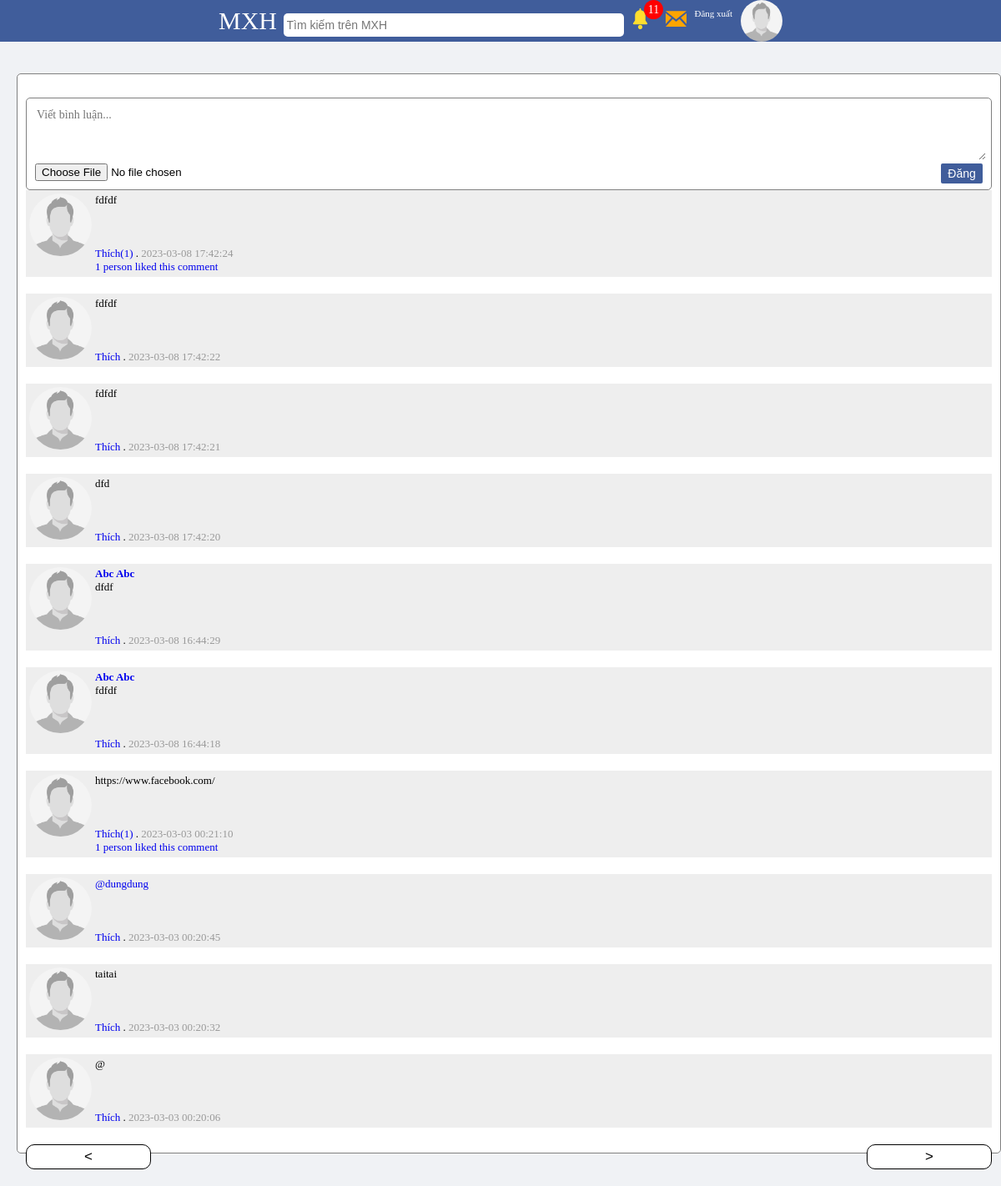
Page /single_post.php (signed in) on the committed database.
### tables this page shows
CREATE TABLE `posts` (
  `id` bigint(20) NOT NULL,
  `postid` bigint(20) NOT NULL,
  `post` text NOT NULL,
  `image` varchar(500) NOT NULL,
  `has_image` tinyint(1) NOT NULL,
  `is_profile_image` tinyint(1) NOT NULL,
  `is_cover_image` tinyint(1) NOT NULL,
  `parent` bigint(20) NOT NULL,
  `date` datetime NOT NULL DEFAULT current_timestamp(),
  `userid` bigint(20) NOT NULL,
  `owner` bigint(20) NOT NULL,
  `likes` int(11) NOT NULL,
  `comments` int(11) NOT NULL,
  `tags` varchar(2048) NOT NULL
);

CREATE TABLE `users` (
  `id` bigint(20) NOT NULL,
  `userid` bigint(20) NOT NULL,
  `owner` bigint(20) NOT NULL,
  `first_name` varchar(20) NOT NULL,
  `last_name` varchar(20) NOT NULL,
  `gender` varchar(6) NOT NULL,
  `type` varchar(10) NOT NULL,
  `profile_image` varchar(500) NOT NULL,
  `cover_image` varchar(500) NOT NULL,
  `date` datetime NOT NULL,
  `online` int(11) NOT NULL,
  `email` varchar(100) NOT NULL,
  `password` varchar(64) NOT NULL,
  `url_address` varchar(100) NOT NULL,
  `likes` int(11) NOT NULL,
  `about` text NOT NULL,
  `tag_name` varchar(20) NOT NULL,
  `group_type` varchar(8) NOT NULL
);

### classes/connect.php (called while the page is built, shortened)
<?php
class Database
{
	private $host = "localhost";
	private $username = "root";
	private $password = "";
	private $db = "mybook_db";
	function connect()
	{
		$connection = mysqli_connect($this->host,$this->username,$this->password,$this->db);
		return $connection;
	}
	function read($query)
	{
		$conn = $this->connect();
		$result = mysqli_query($conn,$query);
		if(!$result)
		{
			return false;
		}
		else
		{
			$data = false;
			while($row = mysqli_fetch_assoc($result))
			{
				$data[] = $row;
			}
			return $data;
		}
	}
}

### classes/post.php (called while the page is built, shortened)
<?php
class Post
{
	public function get_comments($id)
	{
		$page_number = isset($_GET['page']) ? (int)$_GET['page'] : 1;
  		$page_number = ($page_number < 1) ? 1 : $page_number;
		$limit = 10;
 		$offset = ($page_number - 1) * $limit;
		$query = "select * from posts where parent = '$id' order by id desc limit $limit offset $offset";
		$DB = new Database();
		$result = $DB->read($query);
		if($result)
		{
			return $result;
		}else
		{
			return false;
		}
	}
	public function i_own_post($postid,$mybook_userid)
	{
		$query = "select * from posts where postid = '$postid' limit 1";
		$DB = new Database();
		$result = $DB->read($query);
  		return false;
	}
}

### classes/user.php (called while the page is built, shortened)
<?php
class User
{
	public function get_user($id)
	{
		$query = "select * from users where userid = '$id' limit 1";
		$DB = new Database();
		$result = $DB->read($query);
		if($result)
		{
			return $result[0];
		}else
		{
			return false;
		}
	}
}

### comment.php (the view, shortened to what this page needs)
<div id="post" style="background-color: #eee;">
	<div>
		<?php
			$image = "images/user_male.jpg";
		?>
		<img src="<?php echo ROOT . $image ?>" style="width: 75px;margin-right: 4px;border-radius: 50%;">
	</div>
	<div style="width: 100%;">
		<div style="font-weight: bold;color: #405d9b;width: 100%;">
			<?php
				echo "<a href='".ROOT."profile/$COMMENT[userid]'>";
				echo htmlspecialchars($ROW_USER['first_name']) . " " . htmlspecialchars($ROW_USER['last_name']);
				echo "</a>";
			?>
		</div>
		<?php echo check_tags($COMMENT['post']) ?>
		<br><br>
	<br/><br/>
	<?php
		$likes = ($COMMENT['likes'] > 0) ? "(" .$COMMENT['likes']. ")" : "" ;
	?>
	<a href="<?=ROOT?>like/post/<?php echo $COMMENT['postid'] ?>">Thích<?php echo $likes ?></a> .
	<span style="color: #999;">
		<?php echo $COMMENT['date'] ?>
	</span>
		<?php
			$post = new Post();
			if($post->i_own_post($COMMENT['postid'],$_SESSION['mybook_userid'])){
				echo "
				<a href='".ROOT."edit.php?id=$COMMENT[postid]'>
	 				Sửa
				</a> ";
				echo "<a href='".ROOT."delete.php?id=$COMMENT[postid]' >
	 				Xóa
				</a>";
			}
		 ?>
		<?php
			$i_liked = false;
		 	if($COMMENT['likes'] > 0){
		 		echo "<br/>";
		 		echo "<a href='".ROOT."likes/post/$COMMENT[postid]'>";
		 		if($COMMENT['likes'] == 1){
		 			if($i_liked){
		 				echo "<div style='text-align:left;'>You liked this comment </div>";
		 			}else{
		 				echo "<div style='text-align:left;'> 1 person liked this comment </div>";
		 			}
		 		}
		 		echo "</a>";
		 	}
		?>
	</div>
</div>

### single_post.php (shortened to what this page needs)
<?php
	include("classes/autoload.php");
	$login = new Login();
	$user_data = $login->check_login($_SESSION['mybook_userid']);
 	$USER = $user_data;
	$Post = new Post();
	$ROW = false;
	$is_group_post = false;
?>
<!DOCTYPE html>
	<html>
	<head>
	</head>
	<body style="font-family:nunito;background-color:#f0f2f5;margin:0">
		<br>
		<?php include("header.php"); ?>
	<?php if(!($is_group_post && $group_data['group_type'] == 'private' && !group_access($_SESSION['mybook_userid'],$group_data,'member'))): ?>
		<div style="width: 1200px;margin:auto;min-height: 400px;">
			<div style="display: flex;">
 				<div style="min-height: 400px;flex:2.5;padding: 20px;padding-right: 0px;">
 					<div style="margin-top:50px;border:1px solid gray;border-radius:5px;; padding: 10px;background-color: white;">
  					 <?php
  					 		$user = new User();
  					 ?>
  					 <?php if($ROW['parent'] == 0): ?>
	  					 <br style="clear: both;">
						<?php if(!($is_group_post && $group_data['group_type'] == 'public' && !group_access($_SESSION['mybook_userid'],$group_data,'member'))): ?>
	  					<div style="border:1px solid gray;border-radius:5px;; padding: 10px;background-color: white;">
	 						<form method="post" enctype="multipart/form-data">
		 						<textarea name="post" placeholder="Viết bình luận..."></textarea>
		 						<input type="file" name="file">
		 						<input id="post_button" type="submit" value="Đăng">
		 						<br>
	 						</form>
	 					</div>
 					 	<?php endif; ?>
 					 <?php else: ?>
 					 	<a href="<?=ROOT?>single_post/<?php echo $ROW['parent'] ?>" >
 					 		<input id="post_button" style="width:auto;float: left;cursor: pointer;" type="button" value="Quay lại" />
 					 	</a>
 					 <?php endif; ?>
 						<?php
 							$comments = $Post->get_comments($ROW['postid']);
 							if(is_array($comments)){
 								foreach ($comments as $COMMENT) {
 									$ROW_USER = $user->get_user($COMMENT['userid']);
 									include("comment.php");
 								}
 							}
 							$pg = pagination_link();
 						?>
 						<?php if($ROW['parent'] == 0): ?>
	 						<a href="<?= $pg['next_page'] ?>">
		 					 <input class="chuyentrang" id="post_button" type="button" value=">" style="float: right;width:150px;">
		 					 </a>
		 					 <a href="<?= $pg['prev_page'] ?>">
		 					 <input class="chuyentrang" id="post_button" type="button" value="<" style="float: left;width:150px;">
		 					 </a>
		 				<?php endif; ?>
 					</div>
 				</div>
			</div>
		</div>
	<?php else: ?>
		<div style="padding: 1em;text-align: center;background-color: white;">Sorry, you do not have access to this content!</div>
	<?php endif; ?>
	</body>
</html>

### header.php (shortened to what this page needs)
<?php
	$corner_image = "images/user_male.jpg";
?>
<div id="blue_bar" style="display:flex;justify-content:center;align-items:center">
	<form method="get" action="search">
		<div style="margin:auto;font-size: 30px;">
			<a href="<?=ROOT?>home" style="text-decoration:none;color: white;">MXH</a>
			<input type="text" id="search_box" name="find" placeholder="Tìm kiếm trên MXH" />
			<?php if(isset($USER)): ?>
				<a href="<?=ROOT?>profile">
				<img src="<?php echo ROOT . $corner_image ?>" style="border-radius:100%;width: 50px;float: right;">
				</a>
				<a href="<?=ROOT?>logout">
				<span style="font-size:11px;float: right;margin:10px;color:white;">Đăng xuất</span>
				</a>
				<a href="<?=ROOT?>notifications" style="color:#405d9b">
				<span style="display: inline-block;position: relative;">
					<img src="<?= ROOT ?>notif.svg" style="width:25px;float:right;margin-top: 10px">
					<?php
						$notif = check_notifications();
					?>
					<?php if($notif > 0): ?>
						<div style="background-color: red;color: white;position: absolute;right:-15px;
						width:15px;height: 15px;border-radius: 50%;padding: 4px;text-align:center;font-size: 14px;"><?= $notif ?></div>
					<?php endif; ?>
				</span>
				</a>
				<a href="<?=ROOT?>messages">
				<span style="display: inline-block;position: relative;margin-left: 10px;">
 					<svg fill="orange" style="float:right;margin-top: 10px" width="25" height="25" viewBox="0 0 24 24"><path d="M12 12.713l-11.985-9.713h23.971l-11.986 9.713zm-5.425-1.822l-6.575-5.329v12.501l6.575-7.172zm10.85 0l6.575 7.172v-12.501l-6.575 5.329zm-1.557 1.261l-3.868 3.135-3.868-3.135-8.11 8.848h23.956l-8.11-8.848z"/></svg>
				</span>
				</a>
			<?php endif; ?>
		</div>
	</form>
</div>

### classes/functions.php (shortened to what this page needs)
<?php
function pagination_link(){
	$page_number = isset($_GET['page']) ? (int)$_GET['page'] : 1;
	$arr['next_page'] = "";
	$arr['prev_page'] = "";
	$url = ROOT . $_GET['url'];
	$url .= "?";
	$next_page_link = $url;
	$prev_page_link = $url;
	$page_found = false;
	$arr['next_page'] = $next_page_link;
	$arr['prev_page'] = $prev_page_link;
	if(!$page_found){
		$arr['next_page'] = $next_page_link . "&page=2";
		$arr['prev_page'] = $prev_page_link . "&page=1";
	}
	return $arr;
}
function esc($value)
{
	return addslashes($value);
}
function check_notifications()
{
	$number = 0;
	$userid = $_SESSION['mybook_userid'];
	$DB = new Database();
	$follow = array();
	$sql = "select * from content_i_follow where disabled = 0 && userid = '$userid' limit 100";
	$i_follow = $DB->read($sql);
	if(is_array($i_follow)){
		$follow = array_column($i_follow, "contentid");
	}
	if(count($follow) > 0){
		$str = "'" . implode("','", $follow) . "'";
		$query = "select * from notifications where (userid != '$userid' && content_owner = '$userid') || (contentid in ($str)) order by id desc limit 30";
	}else{
		$query = "select * from notifications where userid != '$userid' && content_owner = '$userid' order by id desc limit 30";
	}
 	$data = $DB->read($query);
 	if(is_array($data)){
 		foreach ($data as $row) {
	 		$query = "select * from notification_seen where userid = '$userid' && notification_id = '$row[id]' limit 1";
			$check = $DB->read($query);
			if(!is_array($check)){
				$number++;
			}
		}
	}
	return $number;
}
function check_tags($text)
{
	$str = "";
	$words = explode(" ", $text);
	if(is_array($words) && count($words)>0)
	{
		$DB = new Database();
		foreach ($words as $word) {
			if(preg_match("/@[a-zA-Z_0-9\Q,.\E]+/", $word)){
				$word = trim($word,'@');
				$word = trim($word,',');
				$tag_name = esc(trim($word,'.'));
				$query = "select * from users where tag_name = '$tag_name' limit 1";
				$user_row = $DB->read($query);
				if(is_array($user_row)){
					$user_row = $user_row[0];
					$str .= "<a href='".ROOT."profile/$user_row[userid]'>@" . $word . "</a> ";
				}else{
					$str .= htmlspecialchars($word) . " ";
				}
			}else{
				$str .= htmlspecialchars($word) . " ";
			}
		}
	}
	if($str != ""){
		return $str;
	}
	return htmlspecialchars($text);
}

### single_post.php (style rules this page uses)
#blue_bar { height: 50px; background-color: #405d9b; color: #d9dfeb; position:fixed; top:0; left:0; right:0; }
#search_box { width: 400px; height: 20px; border-radius: 5px; border:none; padding: 4px; font-size: 14px; background-repeat: no-repeat; background-position: right; }
textarea { width: 100%; border:none; font-family: tahoma; font-size: 14px; height: 60px; }
#post_button { float: right; background-color: #405d9b; border:none; color: white; padding: 4px; font-size: 14px; border-radius: 2px; width: 50px; }
#post { padding: 4px; font-size: 13px; display: flex; margin-bottom: 20px; }

### header.php (style rules this page uses)
a { text-decoration: none; }
.chuyentrang { background-color: white!important;border: 1px solid black!important;color: black!important;font-size: 17px!important;border-radius: 10px!important; }

### rows in the picture
posts: post "fdfdf", likes "(1)", date "2023-03-08 17:42:24", shows "1 person liked this comment"
posts: post "fdfdf", date "2023-03-08 17:42:22"
posts: post "fdfdf", date "2023-03-08 17:42:21"
posts: post "dfd", date "2023-03-08 17:42:20"
posts: users.first_name "Abc", users.last_name "Abc", post "dfdf", date "2023-03-08 16:44:29"
posts: users.first_name "Abc", users.last_name "Abc", post "fdfdf", date "2023-03-08 16:44:18"
posts: post "https://www.facebook.com/", likes "(1)", date "2023-03-03 00:21:10", shows "1 person liked this comment"
posts: post "dungdung", date "2023-03-03 00:20:45"
posts: value "taitai", date "2023-03-03 00:20:32"
posts: post "@", date "2023-03-03 00:20:06"

### other values in the picture
$notif "11"
